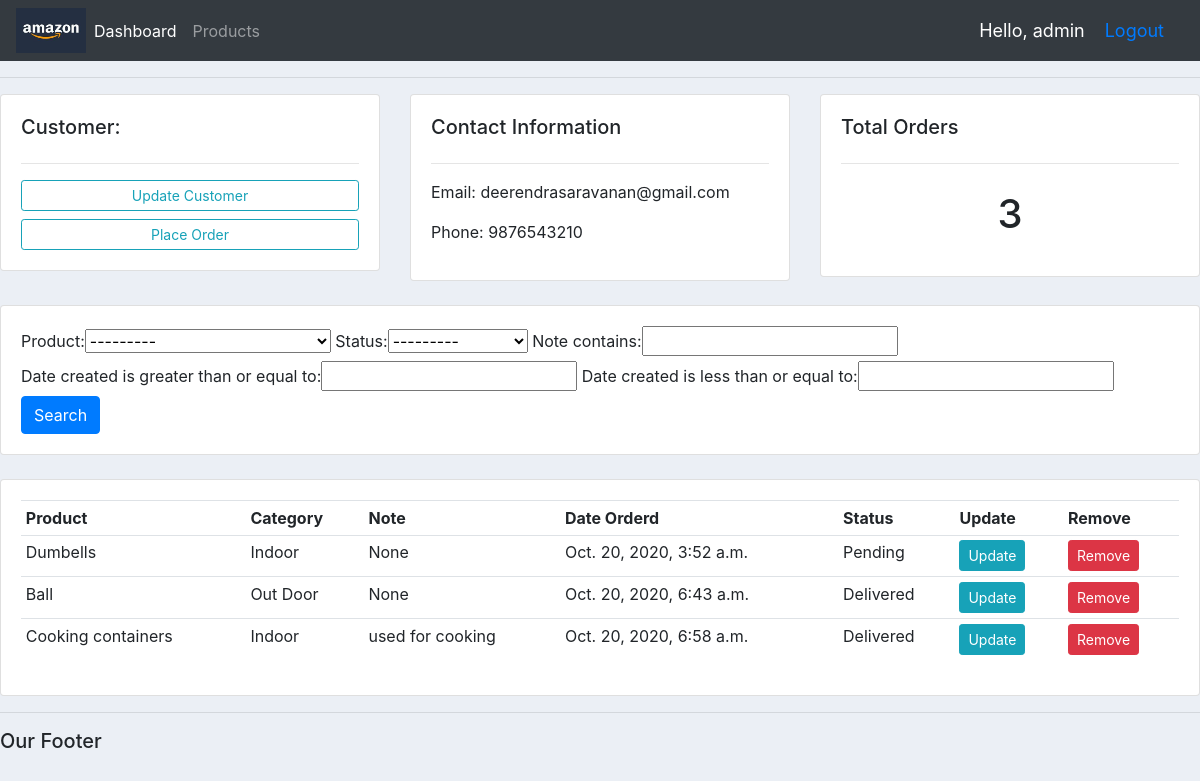
The page /customer/2/ (signed in) on the database its author committed.
### accounts/models.py (models this page shows, shortened)
class Customer(models.Model):
    name = models.CharField(max_length=200, null=True)
    phone = models.CharField(max_length=100, null=True)
    email = models.CharField(max_length=100, null=True)
    date_created = models.DateTimeField(auto_now_add=True, null=True)

class Order(models.Model):
	STATUS = (
			('Pending', 'Pending'),
			('Out for delivery', 'Out for delivery'),
			('Delivered', 'Delivered'),
			)
	customer = models.ForeignKey(Customer,null=True,on_delete=models.SET_NULL)
	product = models.ForeignKey(Product,null=True,on_delete=models.SET_NULL)
	date_created = models.DateTimeField(auto_now_add=True, null=True)
	status = models.CharField(max_length=200, null=True, choices=STATUS)
	note = models.CharField(max_length=200, null=True)

class Product(models.Model):
	CATEGORY = (
			('Indoor', 'Indoor'),
			('Out Door', 'Out Door'),
			)
	name = models.CharField(max_length=200, null=True)
	price = models.FloatField(null=True)
	category = models.CharField(max_length=200, null=True, choices=CATEGORY)
	description = models.CharField(max_length=200, null=True)
	date_created = models.DateTimeField(auto_now_add=True, null=True)
	tags = models.ManyToManyField(Tag)
	def __str__(self):
		return self.name

### accounts/views.py (the view)
# urls.py: path('customer/<int:pk>/',views.customer,name='customer'),
@login_required(login_url='login')
def customer(request,pk):
    customer = Customer.objects.get(id=pk)
    orders = customer.order_set.all()
    order_count = orders.count()
    myFilter = OrderFilter(request.GET, queryset=orders)
    orders = myFilter.qs   #qs-quesryset
    context = {
        'customer': customer,
        'orders': orders,
        'order_count': order_count,
        'myFilter':myFilter,
    }
    return render(request,'accounts/customer.html',context)

### accounts/templates/accounts/customer.html
{% extends 'accounts/main.html' %}
{% block content %}
<div class="row">
	<div class="col-md">
		<div class="card card-body">
			<h5>Customer:</h5>
			<hr>
			<a class="btn btn-outline-info  btn-sm btn-block" href="">Update Customer</a>
			<a class="btn btn-outline-info  btn-sm btn-block" href="{% url 'create_order' customer.id %}">Place Order</a>
		</div>
	</div>
	<div class="col-md">
		<div class="card card-body">
			<h5>Contact Information</h5>
			<hr>
			<p>Email: {{ customer.email }}</p>
			<p>Phone: {{ customer.phone }}</p>
		</div>
	</div>
	<div class="col-md">
		<div class="card card-body">
			<h5>Total Orders</h5>
			<hr>
			<h1 style="text-align: center;padding: 10px">{{ orders.count }}</h1>
		</div>
	</div>
</div>
<br>
<div class="row">
	<div class="col">
		<div class="card card-body">
			<form method="get">
				{{ myFilter.form }}
		    <button class="btn btn-primary" type="submit">Search</button>
		  </form>
		</div>
	</div>
</div>
<br>
<div class="row">
	<div class="col-md">
		<div class="card card-body">
			<table class="table table-sm">
				<tr>
					<th>Product</th>
					<th>Category</th>
					<th>Note</th>
					<th>Date Orderd</th>
					<th>Status</th>
					<th>Update</th>
					<th>Remove</th>
				</tr>
				{% for order in orders %}
					<tr>
						<td>{{order.product}}</td>
						<td>{{order.product.category}}</td>
						<td>{{ order.note }}</td>
						<td>{{order.date_created}}</td>
						<td>{{order.status}}</td>
						<td><a class="btn btn-sm btn-info" href="">Update</a></td>
						<td><a class="btn btn-sm btn-danger" href="">Remove</a></td>
					</tr>
				{% endfor %}
			</table>
		</div>
	</div>
</div>
{% endblock %}

### accounts/templates/accounts/navbar.html (shortened to what this page needs)
{% load static %}
{% block content %}
<nav class="navbar navbar-expand-lg navbar-dark bg-dark">
  <a href="{% url 'home' %}">
      <img src="{% static 'images/img.png' %}" alt="logo" width="70" height="45">
  </a>
  <div class="collapse navbar-collapse" id="navbarNav">
    <ul class="navbar-nav">
      <li class="nav-item active">
        <a class="nav-link" href="{% url 'home' %}">Dashboard</a>
      </li>
      <li class="nav-item">
        <a class="nav-link" href="{% url 'products' %}">Products</a>
      </li>
    </ul>
  </div>
  <span class="hello-msg">Hello, {{ request.user }}</span>
  <span class="hello-msg"><a href="{% url 'logout' %}">Logout</a></span>
</nav>
{% endblock %}

### static/css/main.css (style rules this page uses)
body { background-color: #ebeff5; }

### accounts/templates/accounts/navbar.html (style rules this page uses)
.hello-msg { font-size:18px; color:white; margin-right:20px; }

### rows shown on the page
Customer: email "deerendrasaravanan@gmail.com", phone "9876543210"
Order: product "Dumbells", product.category "Indoor", note "None", date_created "Oct. 20, 2020, 3:52 a.m.", status "Pending"
Order: product "Ball", product.category "Out Door", note "None", date_created "Oct. 20, 2020, 6:43 a.m.", status "Delivered"
Order: product "Cooking containers", product.category "Indoor", note "used for cooking", date_created "Oct. 20, 2020, 6:58 a.m.", status "Delivered"

### other values the page prints
{{ request.user }} "admin"
{{ orders.count }} "3"
